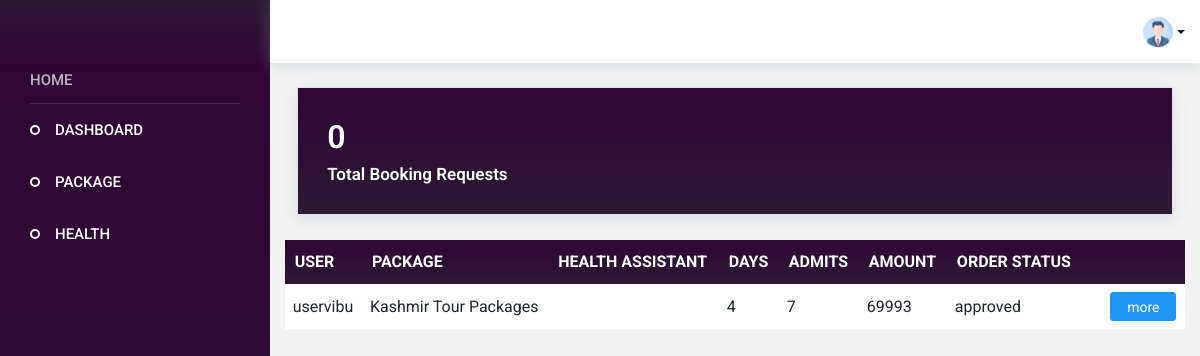
Page /agencyindex (signed in) on the committed database.
### app/models.py (models this page shows, shortened)
class Booking(models.Model):
    booking_status = (
        ('booked', 'booked'),
        ('pending', 'pending'),
        ('reject', 'reject'),
        ('paid', 'paid'),
        ('approved', 'approved')
    )
    user_id = models.ForeignKey(CustomUser, on_delete=models.CASCADE)
    package_id = models.ForeignKey(Package, on_delete=models.CASCADE)
    name = models.CharField(max_length=50)
    no_of_people = models.IntegerField()
    booking_date = models.DateField()
    date = models.DateTimeField(auto_now_add=True)
    HealthAssistant_id = models.ForeignKey(HealthAssistant, on_delete=models.CASCADE,null=True)
    status = models.CharField(choices=booking_status, default='pending', max_length=50)
    total_amount = models.IntegerField()
    rating = models.IntegerField(null=True, blank=True)
    review = models.CharField(max_length=200, null=True, blank=True)

class CustomUser(AbstractUser):
    register_status = (
        ('approve', 'approve'),
        ('pending', 'pending'),
        ('reject', 'reject'),
    )
    phone_number = models.CharField(max_length=10)
    user_type = models.CharField(max_length=100)
    status = models.CharField(choices=register_status, default='pending', max_length=50)

class Package(models.Model):
    user_id = models.ForeignKey(CustomUser, on_delete=models.CASCADE)
    package_name = models.CharField(max_length=100)
    img1 = models.FileField(upload_to='package')
    img2 = models.FileField(upload_to='package')
    expiry_date = models.DateField()
    price = models.IntegerField()
    no_of_days = models.IntegerField()
    no_of_night = models.IntegerField()
    source = models.CharField(max_length=50)
    destination = models.CharField(max_length=50)
    description = models.CharField(max_length=200)
    is_active = models.BooleanField(default=False)

### app/views.py (the view)
# urls.py: path('agencyindex', views.agencyindex, name="agencyindex"),
@cache_control(no_cache=True, must_revalidate=True, no_store=True)
@login_required(login_url=Login)
def agencyindex(request):
    User = CustomUser.objects.get(id=request.user.id)
    booking_data = Booking.objects.filter(package_id__user_id=request.user.id).order_by('-status')
    pending_bookings_count = Booking.objects.filter(status='pending').count()
    context = {
        'bookings':booking_data,
        'User':User,
        'pending_bookings_count':pending_bookings_count
    }
    return render(request, 'Vendor/index.html', context)

### template/Vendor/index.html (shortened to what this page needs)
<!DOCTYPE html>
<html lang="en">
<head>
  {% load static %}
  <link rel="stylesheet" href="{% static 'css/materialdesignicons.min.css' %}">
  <link rel="stylesheet" href=".{% static 'css/ionicons.css' %}">
  <link rel="stylesheet" href="{% static 'css/flag-icon.min.css' %}">
  <link rel="stylesheet" href="{% static 'css/vendor.bundle.base.css' %}">
  <link rel="stylesheet" href="{% static 'css/vendor.bundle.addons.css' %}">
  <link rel="stylesheet" href="https://cdnjs.cloudflare.com/ajax/libs/font-awesome/4.7.0/css/font-awesome.min.css">
  <link rel="stylesheet" href="{% static 'css/style.css' %}">
  <link rel="stylesheet" href="{% static 'css/style1.css' %}">
</head>
<body>
  <div class="container-scroller">
    <nav class="navbar default-layout col-lg-12 col-12 p-0 fixed-top d-flex flex-row">
      <div class="text-center navbar-brand-wrapper d-flex align-items-top justify-content-center">
      </div>
      <div class="navbar-menu-wrapper d-flex align-items-center">
        <ul class="navbar-nav ml-auto">
          <li class="nav-item dropdown d-none d-xl-inline-block user-dropdown">
            <a class="nav-link dropdown-toggle" id="UserDropdown" data-toggle="dropdown" aria-expanded="false">
              <img class="" width="30px" src="../../static/images/prof.png" alt="Profile image"> </a>
          </li>
        </ul>
      </div>
    </nav>
    <div class="container-fluid page-body-wrapper">
      <nav class="sidebar sidebar-offcanvas" id="sidebar">
        <ul class="nav">
          <li class="nav-item nav-category">HOME</li>
          <li class="nav-item">
            <a class="nav-link" href="{% url 'agencyindex' %}">
              <span class="menu-title">DASHBOARD</span>
            </a>
          </li>
          <li class="nav-item">
            <a class="nav-link" href="{% url 'add_package' %}">
              <span class="menu-title">PACKAGE</span>
            </a>
          </li>
          <li class="nav-item">
            <a class="nav-link" href="{% url 'health_assistance' %}">
              <span class="menu-title">HEALTH</span>
            </a>
          </li>
        </ul>
      </nav>
      {% block content %}
      <div class="main-panel">
        <div class="content-wrapper">
          <div class="row">
            <div class="col-md-12   grid-margin average-price-card">
              <div class="card text-white  ">
                <div class="card-body">
                  <div class="d-flex justify-content-between pb-2 align-items-center">
                    <h2 class="font-weight-semibold mb-0">{{ pending_bookings_count }}</h2>
                  </div>
                  <div class="d-flex justify-content-between">
                    <h5 class="font-weight-semibold mb-0">Total Booking Requests</h5>
                  </div>
                </div>
              </div>
            </div>
                  <table class="mytable table-hover">
                    <thead>
                      <tr>
                        <th>USER</th>
                        <th>PACKAGE</th>
                        <th>HEALTH ASSISTANT</th>
                        <th>DAYS</th>
                        <th>ADMITS</th>
                        <th>AMOUNT</th>
                        <th>ORDER STATUS</th>
                        <th></th>
                        <th></th>
                      </tr>
                    </thead>
                    <tbody>
                      {% for booking in bookings %}
                    <tr>
                      <td>{{ booking.user_id.username }}</td>
                      <td>{{ booking.package_id.package_name }}</td>
                      <td>{{ booking.HealthAssistant_id.first_name }}</td>
                      <td>{{ booking.package_id.no_of_days }}</td>
                      <td>{{ booking.no_of_people }}</td>
                      <td>{{ booking.total_amount }}</td>
                      <td>{{ booking.status }}</td>
                      <td>
                      </td>
                      <td>
                        {% if booking.status%}
                        <a href="{% url 'rating' id=booking.id %}" class="btn btn-primary">
                          more
                        </a>
                      {% endif %}
                      </td>
                    </tr>
                    {% endfor %}
                    </tbody>
                  </table>
                </div>
              </div>
            </div>
    </div>
  </div>
  {% endblock %}
</body>
</html>

### static/css/style1.css (style rules this page uses)
.nav .nav-item, .navbar-nav .nav-item { line-height: 1; }
.nav .nav-item.dropdown , .navbar-nav .nav-item.dropdown { border: none; content: "\F140"; font-family: "Material Design Icons"; font-size: 20px; text-rendering: auto; line-height: inherit; vertical-align: 0; }
.navbar.default-layout { font-family: "roboto", sans-serif; background: #fff; transition: background 0.25s ease; -webkit-transition: background 0.25s ease; -moz-transition: background 0.25s ease; -ms-transition: background 0.25s ease; }
.navbar.default-layout .navbar-brand-wrapper { transition: width 0.25s ease, background 0.25s ease; -webkit-transition: width 0.25s ease, background 0.25s ease; -moz-transition: width 0.25s ease, background 0.25s ease; -ms-transition: width 0.25s ease, background 0.25s ease; background: linear-gradient(to top, #2f0534, #2b1b32); width: 270px; height: 63px; }
.navbar.default-layout .navbar-menu-wrapper { transition: width 0.25s ease; -webkit-transition: width 0.25s ease; -moz-transition: width 0.25s ease; -ms-transition: width 0.25s ease; color: #001737; padding-left: 15px; padding-right: 15px; width: calc(100% - 270px); height: 63px; box-shadow: 0 4px 16px 0 rgba(167, 175, 183, 0.33); }
.navbar.default-layout .navbar-menu-wrapper .navbar-nav { flex-direction: row; align-items: center; }
.navbar.default-layout .navbar-menu-wrapper .navbar-nav .nav-item { margin-left: 1rem; }
.navbar.default-layout .navbar-menu-wrapper .navbar-nav .nav-item .nav-link { color: inherit; font-size: 15px; vertical-align: middle; }
.navbar.default-layout .navbar-menu-wrapper .navbar-nav .nav-item.user-dropdown { margin-left: 35px; }
.navbar.default-layout .navbar-menu-wrapper .navbar-nav .nav-item.user-dropdown:before { position: relative; top: 2px; font-size: 20px; color: grey; }
.navbar.default-layout .navbar-menu-wrapper .navbar-nav .nav-item.user-dropdown .dropdown-toggle:after { position: relative; top: 50%; }
.sidebar { min-height: calc(100vh - 63px); background: linear-gradient(to top, #2b1b32, #2f0534); font-family: "roboto", sans-serif; padding: 0; width: 270px; z-index: 11; transition: width 0.25s ease, background 0.25s ease; -webkit-transition: width 0.25s ease, background 0.25s ease; -moz-transition: width 0.25s ease, background 0.25s ease; -ms-transition: width 0.25s ease, background 0.25s ease; }
.sidebar > .nav { overflow: hidden; flex-wrap: nowrap; flex-direction: column; }
.sidebar > .nav .nav-item .nav-link { align-items: center; display: flex; padding: 15px 30px 15px 55px; white-space: nowrap; color: #fff; }
.sidebar > .nav .nav-item .nav-link .menu-title { color: inherit; display: inline-block; font-size: 15px; line-height: 1; vertical-align: middle; font-weight: 500; }
.sidebar > .nav .nav-item.active > .nav-link { color: #fff; }
.sidebar > .nav .nav-item.active > .nav-link .menu-title, .sidebar > .nav .nav-item.active > .nav-link i { color: inherit; }
.sidebar > .nav .nav-item.nav-category { color: rgba(255, 255, 255, 0.7); border-bottom: 1px solid rgba(255, 255, 255, 0.13); margin: 0 30px; font-size: 15px; font-weight: 500; padding: 10px 0px 15px 0px; }
.sidebar > .nav > .nav-item > .nav-link { height: 52px; }
.sidebar > .nav > .nav-item:not(.nav-profile) > .nav-link { position: relative; }
.sidebar > .nav > .nav-item:not(.nav-profile) > .nav-link:before { content: ""; position: absolute; left: 30px; right: 50%; width: 10px; height: 10px; border-radius: 100%; border: 2px solid #fff; display: block; }
.sidebar > .nav:not(.sub-menu) > .nav-item > .nav-link { background: transparent; transition-duration: 0.3s; transition-timing-function: "ease-in-out"; transition-property: "background", "color", "box-shadow", "padding"; }
.navbar.fixed-top + .page-body-wrapper { padding-top: 63px; }
.card { box-shadow: 0 0 0 0 rgba(90, 113, 208, 0.11), 0 4px 16px 0 rgba(167, 175, 183, 0.33); border: solid 1px #dde4eb; border-radius: 0px; }
.page-body-wrapper { min-height: calc(100vh - 63px); display: flex; flex-direction: row; padding-left: 0; padding-right: 0; }
.main-panel { transition: width 0.25s ease, margin 0.25s ease; width: calc(100% - 270px); min-height: calc(100vh - 63px); display: flex; flex-direction: column; }
.content-wrapper { background: #F3F3F3; padding: 1.5rem 1.7rem; width: 100%; flex-grow: 1; }
.container-scroller { overflow: hidden; }
.average-price-card .card { background: linear-gradient(to top, #2b1b32, #2f0534); }

### rows in the picture
Booking: user_id.username "uservibu", package_id.package_name "Kashmir Tour Packages", package_id.no_of_days "4", no_of_people "7", total_amount "69993", status "approved", shows "more"

### other values in the picture
{{ pending_bookings_count }} "0"
